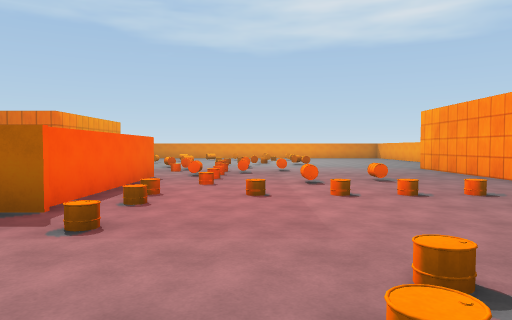
view 1 (above)

24 first-person views from a walk through a Unity game level. The camera is 1.5 m above the floor, tilts 2° down and sees 70° across. The floor is counted in squares, 2 m on a side. Each view is taken from the middle of a square. On the plan, view 1 faces up. The plan holds only what a view shows up to about 11 squares ahead; the rest is blank. Surface patterns are stand-ins for the level's own textures.

view 2
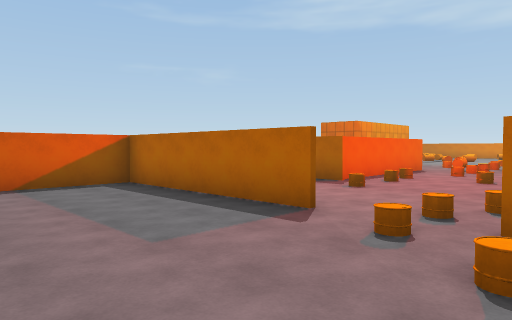

view 3
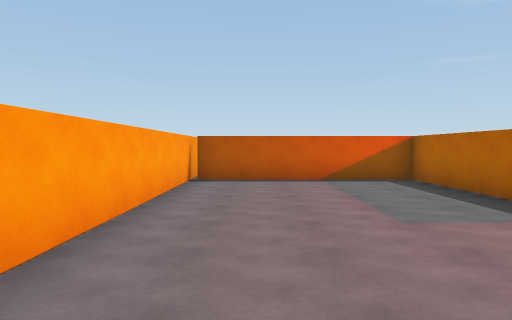

view 4
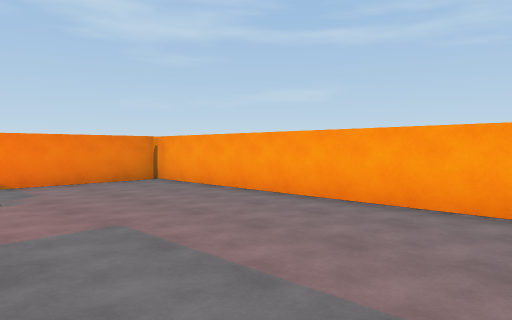

view 5
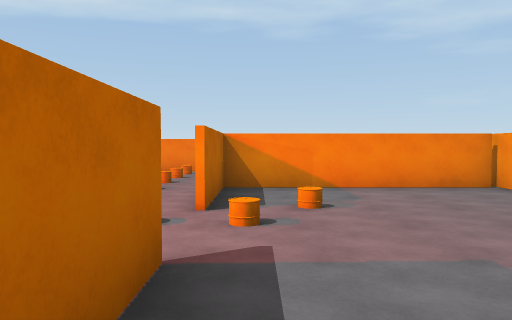

view 6
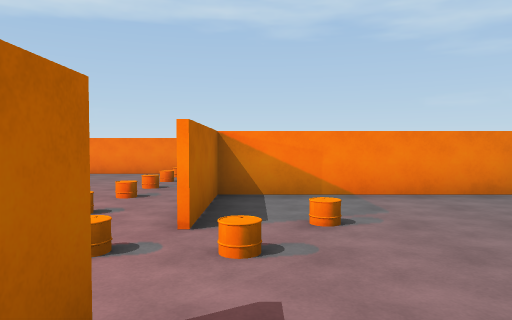

view 7
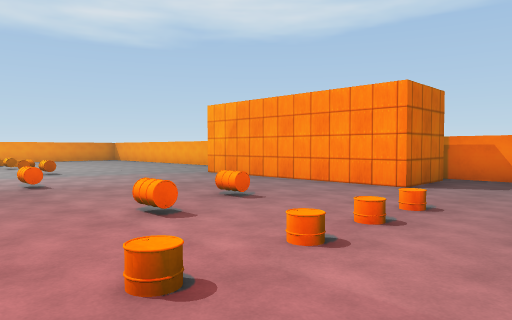

view 8
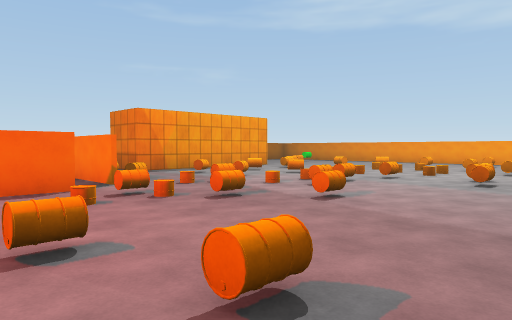

view 9
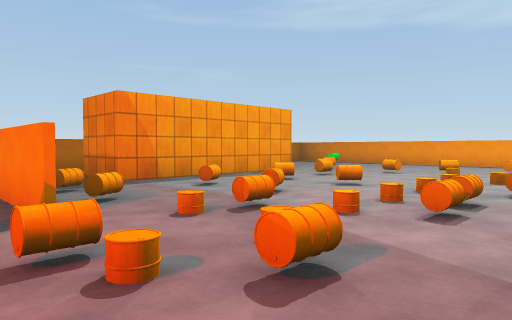

view 10
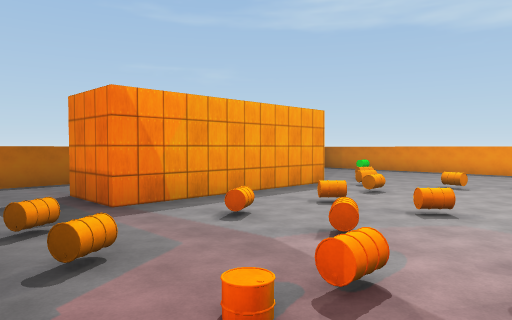

view 11
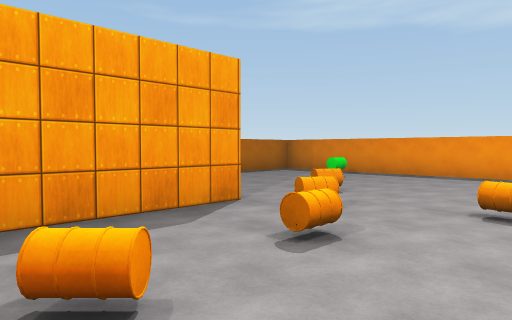

view 12
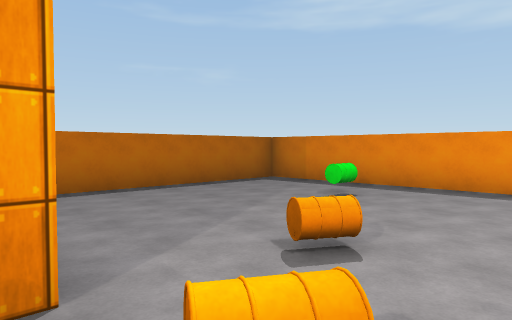

view 13
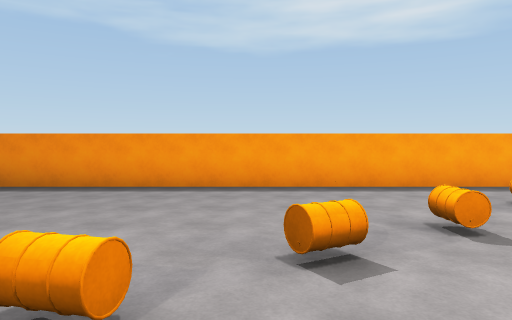

view 14
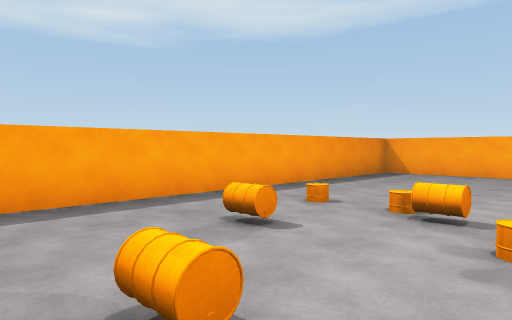

view 15
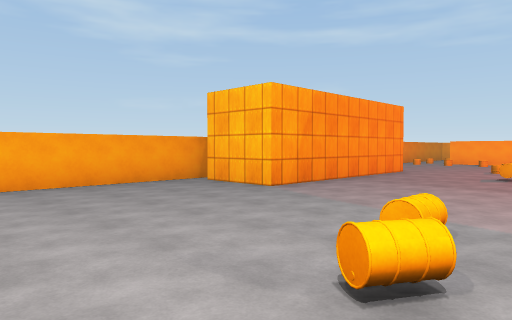

view 16
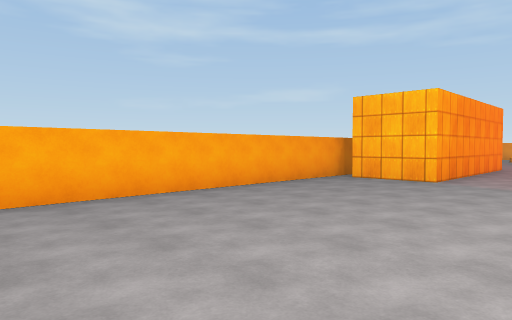

view 17
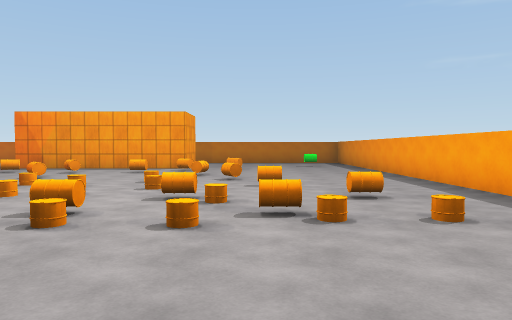

view 18
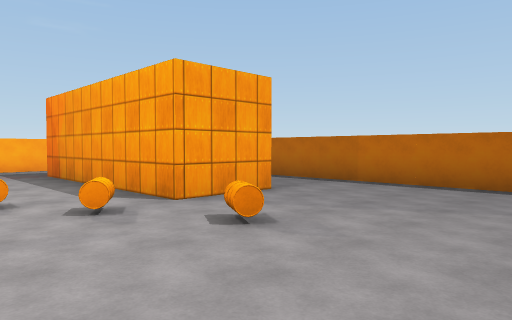

view 19
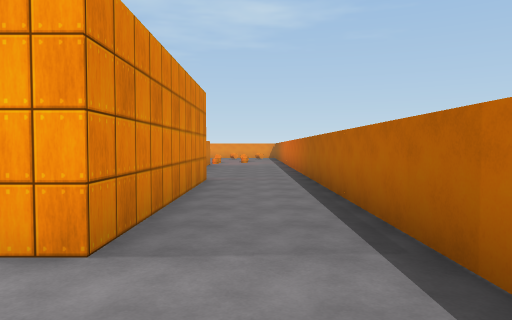

view 20
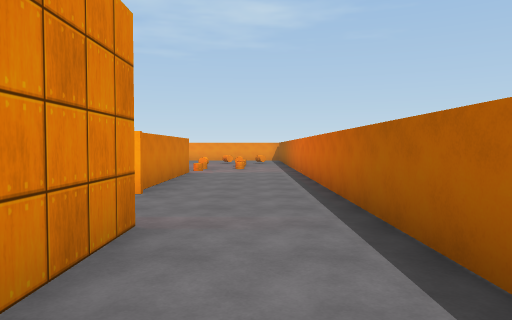

view 21
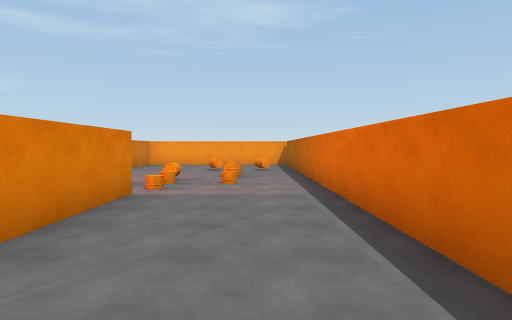

view 22
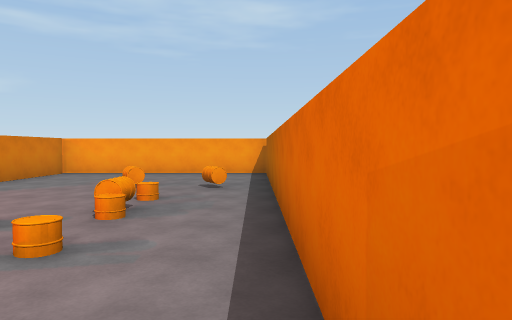

view 23
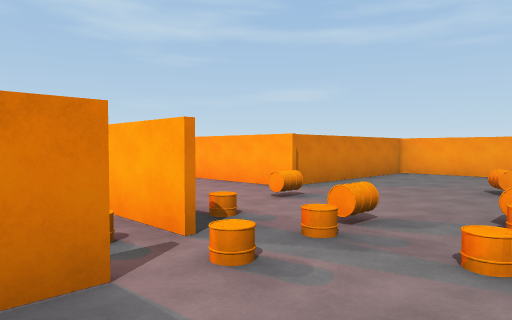

view 24
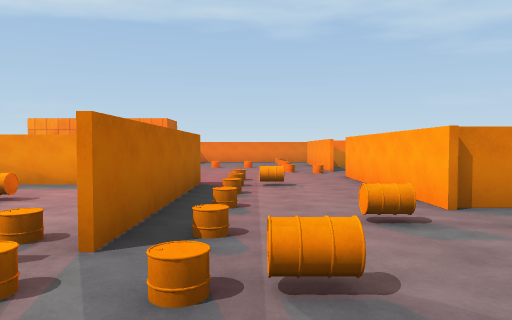

### Floor plan
Points are (right, up) in squares from view 1. A wall is a line through its corners. A room is listed if a view was taken in it or the views show most of it. See-through windows are left out.
Room 1 (views 1, 2, 3, 4, 5, 6)
walls: (-0.6, 0.6) (-5.4, 0.6) (-5.4, -4.4); (3.7, -4.4) (3.7, 0.6) (1.3, 0.6); (-4.9, -4.5) (4, -4.5)
ways out: opening at (0.5, 1) to room 2
Room 2 (views 7, 8, 9, 10, 11, 12, 13, 14, 15, 16, 17, 18, 19, 20, 21, 22, 23, 24)
walls: (-2.6, 8.5) (-2.6, 4.2) (-7.5, 4.2); (-8, 5.1) (-8, 10.2) (-6.2, 10.2); (8.3, 11.9) (8.3, 20.1); (8.3, 21.8) (8.3, 24.9) (-11.3, 24.9) (-11.3, -3.7); (8.3, 2.1) (8.3, 7); (-5.5, -4.4) (-5.5, 0.7) (-0.6, 0.7); (-11.4, -4.5) (-4.9, -4.5)
ways out: opening at (0.5, 1) to room 1; opening at (-7, 5)
objects: barrel (-10, -1); barrel (-9, -1); barrel (-9, 2); barrel (-8, 3); container (-8, 13) to (-7, 18); barrel (-8, 23); barrel (-7, 20); barrel (-6, 2); barrel (-6, 11); barrel (-6, 19); barrel (-5, 14); barrel (-5, 16); barrel (-5, 17); barrel (-4, 11); barrel (-4, 20); barrel (-3, 3); barrel (-3, 14); barrel (-3, 16); barrel (-3, 20); barrel (-2, 10); barrel (-2, 12); barrel (-1, 14) to (0, 14); barrel (-1, 21); barrel (0, 11); barrel (0, 13); barrel (0, 16); barrel (1, 8); barrel (1, 12); barrel (1, 20); barrel (1, 23); barrel (2, 15); barrel (2, 16); barrel (2, 19); barrel (2, 21); barrel (3, 8); container (6, 7) to (7, 12)

Where each view was taken, in squares from view 1:
view 1: 0 up, 0 right, facing up
view 2: 3 down, 2 right, facing up-left
view 3: 3 down, 3 right, facing left
view 4: 0 up, 4 left, facing down-right
view 5: 0 up, 3 left, facing right
view 6: 0 up, 2 left, facing right
view 7: 4 up, 1 left, facing up-right
view 8: 7 up, 4 right, facing up-left
view 9: 9 up, 1 right, facing up-left
view 10: 10 up, 1 left, facing up-left
view 11: 15 up, 3 left, facing up-left
view 12: 18 up, 5 left, facing up-left
view 13: 18 up, 3 left, facing up
view 14: 20 up, 2 left, facing up-right
view 15: 18 up, 1 right, facing down-right
view 16: 21 up, 3 right, facing down-right
view 17: 21 up, 6 right, facing left
view 18: 23 up, 4 left, facing down-left
view 19: 21 up, 10 left, facing down
view 20: 16 up, 10 left, facing down
view 21: 11 up, 10 left, facing down
view 22: 6 up, 11 left, facing down
view 23: 6 up, 10 left, facing down-right
view 24: 3 up, 10 left, facing right
